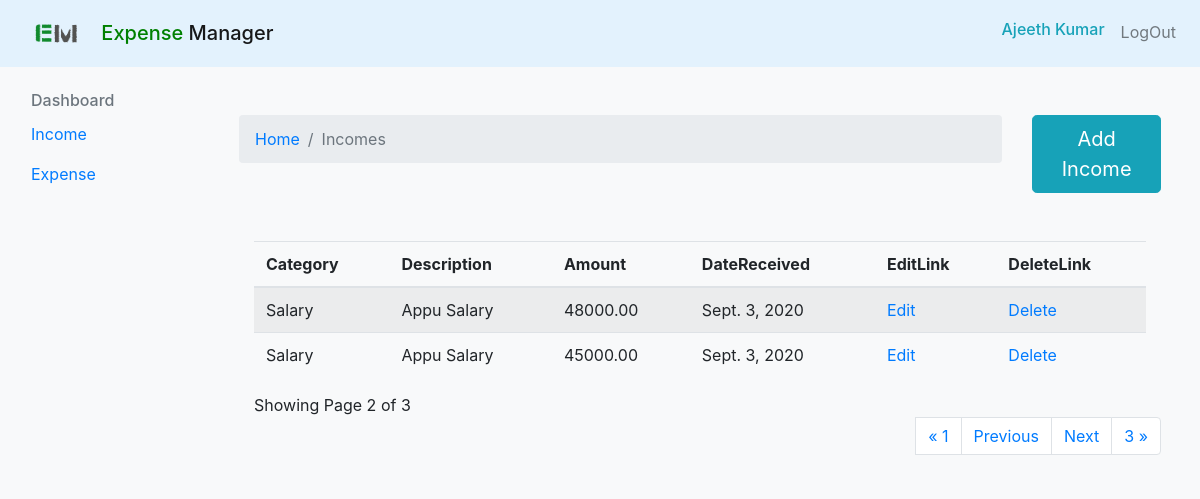
Screenshot of /view_income?page=2 (signed in) with the database file from the repository.
### users/models.py (models this page shows, shortened)
class User(AbstractBaseUser, PermissionsMixin):
    email = models.EmailField(max_length=254, unique=True)
    first_name = models.CharField(max_length=252, default='hi')
    last_name = models.CharField(max_length=252, default='user')
    is_staff = models.BooleanField(default=False)
    is_superuser = models.BooleanField(default=False)
    is_active = models.BooleanField(default=True)
    last_login = models.DateTimeField(null=True, blank=True)
    date_joined = models.DateTimeField(auto_now_add=True)
    USERNAME_FIELD = 'email'
    EMAIL_FIELD = 'email'
    REQUIRED_FIELDS = ['first_name', 'last_name']
    objects = UserManager()

### tracker/models.py (models this page shows, shortened)
class Income(models.Model):
    description = models.CharField(max_length=100, blank=True, null=True)
    date_received = models.DateField()
    amount = models.DecimalField(default=0, decimal_places=2, max_digits=20)
    owner = models.ForeignKey(to=User, null=True, on_delete=models.CASCADE)
    category = models.CharField(max_length=255)
    class Meta:
        ordering = ['-date_received']
        verbose_name_plural = 'Incomes'

### tracker/views.py (the view)
# urls.py: path('view_income', view_income, name='view_income'),
def view_income(request):
    incomes = Income.objects.filter(owner=request.user)
    categories = IncomeCategory.objects.all()
    paginator = Paginator(incomes, 2)
    page_number = request.GET.get('page')
    page_obj = Paginator.get_page(paginator, page_number)
    context = {
        'categories': categories,
        'incomes': incomes,
        'page_obj': page_obj,
    }
    return render(request, 'tracker/view_income.html', context)

### templates/tracker/view_income.html (shortened to what this page needs)
{% extends 'base2.html' %}
{% block content %}
<div class="container mt-5">
    <div class="row">
        <div class="col-md-10">
            <nav aria-label="breadcrumb">
              <ol class="breadcrumb">
                <li class="breadcrumb-item"><a href="{% url 'home' %}">Home</a></li>
                <li class="breadcrumb-item active" aria-current="page">Incomes</li>
              </ol>
            </nav>
        </div>
        <div class="col-md-2">
            <a href="{% url 'add_income'%}" class="btn btn-info btn-lg">Add Income</a>
        </div>
    </div>
<div class="container">
    {% if incomes.count %}
    <table class="table table-striped table-hover mt-5">
        <thead>
            <tr>
                <th> Category </th>
                <th> Description </th>
                <th> Amount </th>
                <th> DateReceived </th>
                <th> EditLink </th>
                <th> DeleteLink </th>
            </tr>
        </thead>
        <tbody>
            {% for income in page_obj %}
            <tr>
                <td>{{ income.category }}</td>
                <td>{{ income.description }}</td>
                <td>{{ income.amount }}</td>
                <td>{{ income.date_received}}</td>
                <td><a href="{% url 'edit_income' income.id %}">Edit</a></td>
                <td><a href="{% url 'delete_income' income.id %}">Delete</a></td>
            </tr>
            {% endfor %}
        </tbody>
    </table>
    <div class="">
        Showing Page {{ page_obj.number }} of {{ page_obj.paginator.num_pages }}
    </div>
    {% else %}
        <strong><h5>PLease Add Expense</h5></strong>
    {%  endif %}
    </div>
    <ul class="pagination align-right float-right mr-auto">
        {% if page_obj.has_previous %}
            <li {% if page_obj.number == 1 %} class="page-item active" {% endif %}><a class="page-link"
                                                                      href="?page=1">&laquo; 1</a></li>
            <li class="page-item"><a class="page-link" href="?page={{ page_obj.previous_page_number }}">
                                                                                       Previous</a></li>
        {% endif %}
        {% if page_obj.has_next %}
            <li class="page-item"><a class="page-link" href="?page={{ page_obj.next_page_number }}">
                                                                                        Next</a></li>
            <li class="page-item"><a class="page-link" href="?page={{ page_obj.paginator.num_pages }}">
                                                    {{ page_obj.paginator.num_pages }} &raquo; </a></li>
        {% endif %}
    </ul>
</div>
{% endblock %}

### templates/base2.html (shortened to what this page needs)
{% load static %}
<html lang="en">
  <head>
    <link href="{% static 'css/tracker/bootstrap.min.css' %}" rel="stylesheet">
  </head>
  <body class=" bg-light ">
    <nav class="navbar navbar-expand-lg navbar-light" style="background-color: #e3f2fd;">
              <h5><a class="navbar-brand mt-2" href="{%url 'home' %}">
                  <img src="{% static 'img/EM.png' %}" width="80" height="25" class="d-inline-block align-top" alt="" loading="lazy">
                  <span style="color: green">Expense</span> Manager</a>
              </h5>
              <div class="collapse navbar-collapse" id="navbarSupportedContent">
                <ul class="navbar-nav ml-auto">
                    {% if user.is_authenticated %}
                        <li class="nav-item">
                            <h6 class="nav-link text-info mt-" >{{user.first_name}} {{ user.last_name }}</h6>
                        </li>
                        <li class="nav-item">
                            <a class="nav-link mt-0" href="{% url 'logout' %}">LogOut</a>
                        </li>
                    {% endif %}
                </ul>
                </div>
       </nav>
    <div class="container-fluid">
      <div class="row">
        {% include  'partials/sidebar.html' %}
        <main role="main" class="col-md-9 ml-sm-auto col-lg-10 px-md-4">
              {% block content %}
              {% endblock %}
        </main>
      </div>
  </div>
        </body>
</html>

### rows the page displays
User: first_name "Ajeeth", last_name "Kumar"
Income: category "Salary", description "Appu Salary", amount "48000.00", date_received "Sept. 3, 2020"
Income: category "Salary", description "Appu Salary", amount "45000.00", date_received "Sept. 3, 2020"

### other values shown
{{ page_obj.number }} "2"
{{ page_obj.paginator.num_pages }} "3"
